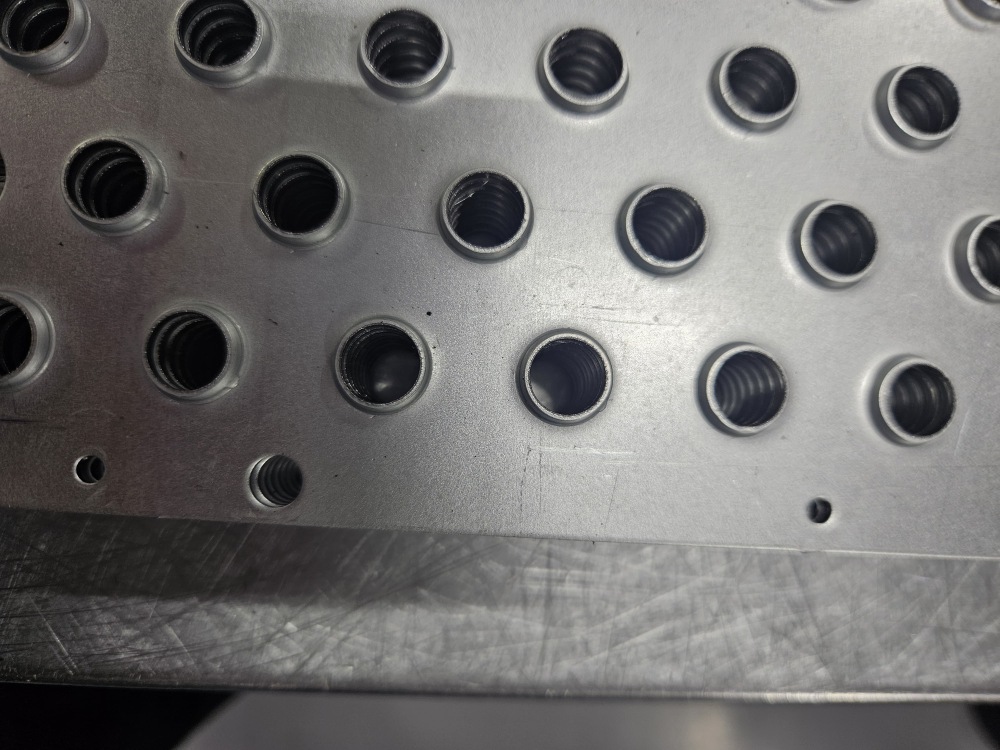
#> input picture Imagens/WhatsApp Image 2025-11-04 at 14.58.31 (2).jpeg, 4000 x 3000 px, found by its file name (shown at 1/4 size)
$ python new.py
#> lines starting #> are read from the running program, lines starting #| are printed output that depends on the picture; after the words box and inside, x2 and y2 are one past the last pixel; in counts of white or black regions, pixels touching at a corner belong together
import cv2
import numpy as np

def identificar_rebarbas_visuais(imagem_path):
    # 1. Carregar imagem
    img = cv2.imread(imagem_path)
#> img is the input picture: shape (3000, 4000, 3); mean B, G, R 113.8, 114.9, 116.1
    if img is None:
        print("Erro: Imagem não encontrada.")
        return

    # Redimensionar (Mantendo a lógica que você já usa)
    h, w = img.shape[:2]
#> h = 3000; w = 4000
    if h > 800:
        fator = 800 / h
#> fator = 0.267
        img = cv2.resize(img, (0, 0), fx=fator, fy=fator)
#> img: shape (800, 1067, 3)

    # Converter para cinza
    gray = cv2.cvtColor(img, cv2.COLOR_BGR2GRAY)

    # 2. CALCULAR A VARIÂNCIA LOCAL (Sua lógica original)
    ksize = (3, 3)
    gray_float = gray.astype(np.float32)

    blur = cv2.blur(gray_float, ksize)
    blur_sq = cv2.blur(gray_float ** 2, ksize)
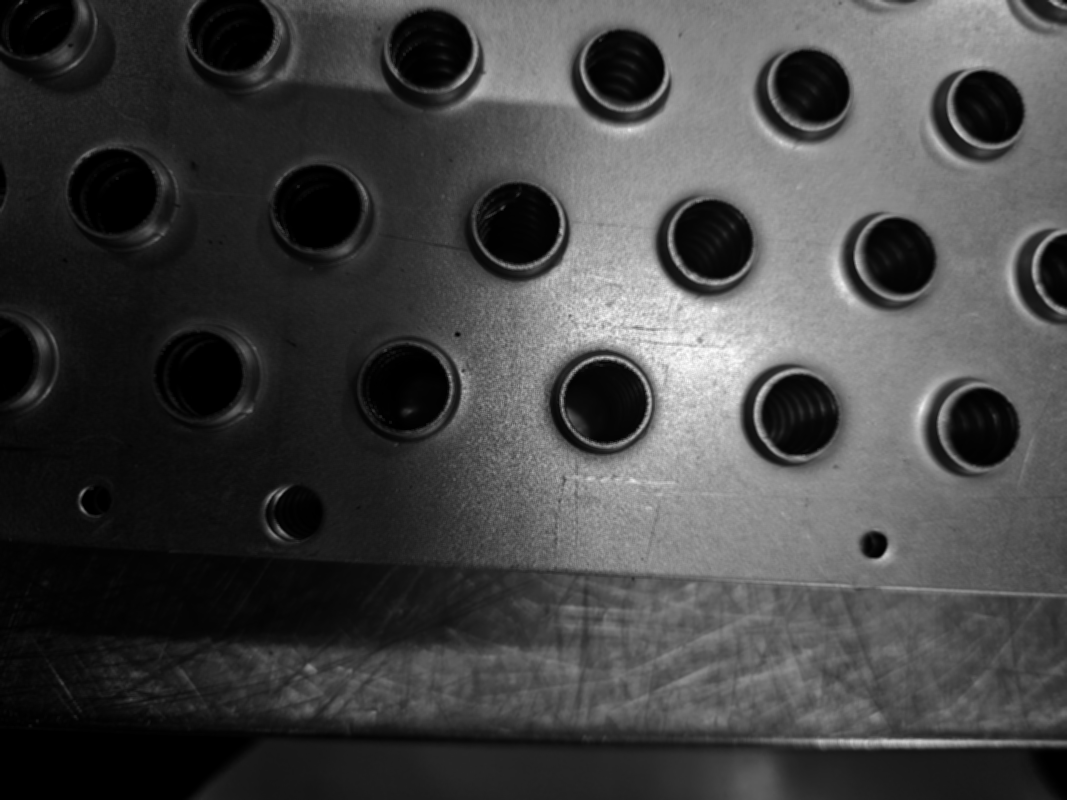
#> blur_sq: shape (800, 1067) float32; min 0.778, max 61952.9, mean 16618.5; drawn with min black and max white
    variance = blur_sq - (blur ** 2)
    sigma = np.sqrt(np.maximum(variance, 0))

    # Normalizar para 0-255
    sigma_norm = cv2.normalize(sigma, None, 0, 255, cv2.NORM_MINMAX)
    sigma_uint8 = np.uint8(sigma_norm)

    # --- AQUI COMEÇA A ALTERAÇÃO PARA IDENTIFICAR ---

    # 3. Segmentar o "Vermelho Forte"
    # No seu mapa de calor, o vermelho aparece onde a textura é muito alta.
    # Vamos definir que "Vermelho" é qualquer valor de textura acima de 150 (ajustável).
    LIMIAR_REBARBA = 150
    _, mascara_defeitos = cv2.threshold(sigma_uint8, LIMIAR_REBARBA, 255, cv2.THRESH_BINARY)
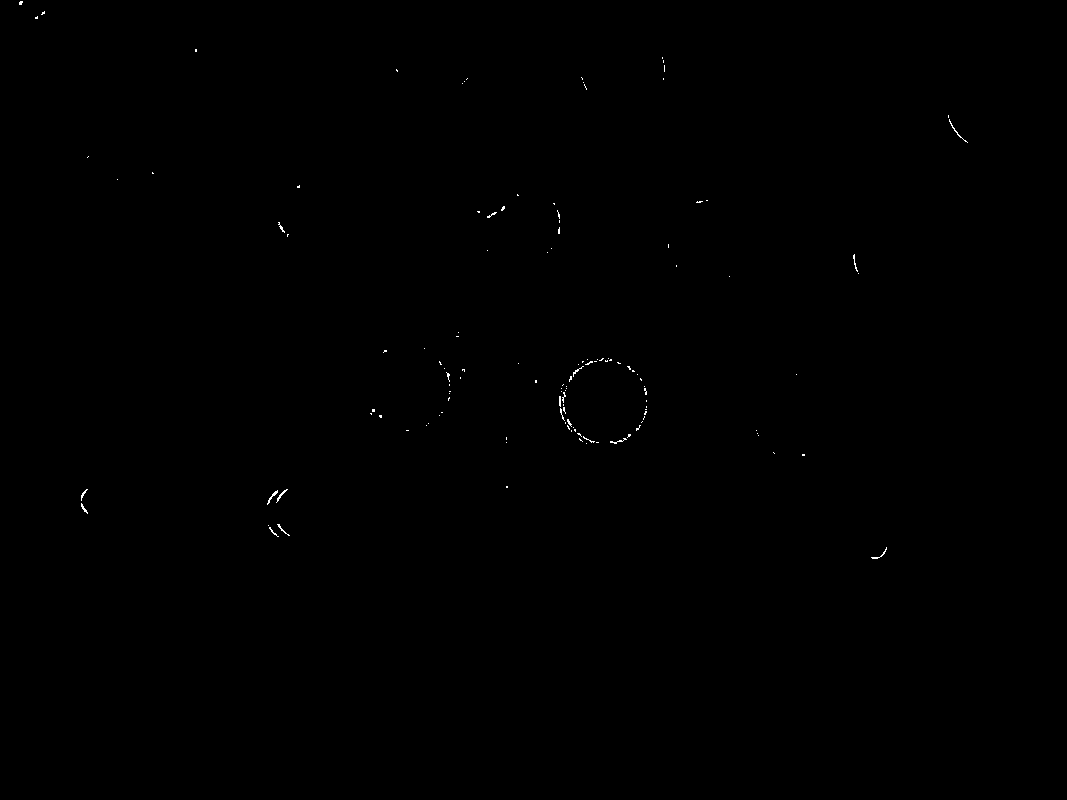
#> mascara_defeitos: shape (800, 1067); 0.11% white in thin lines or dots, all inside (x1, y1, x2, y2) = (19, 1, 968, 559)

    # Limpeza de ruído (remove pontinhos isolados que não são rebarba real)
    kernel = np.ones((3,3), np.uint8)
    mascara_defeitos = cv2.morphologyEx(mascara_defeitos, cv2.MORPH_OPEN, kernel)
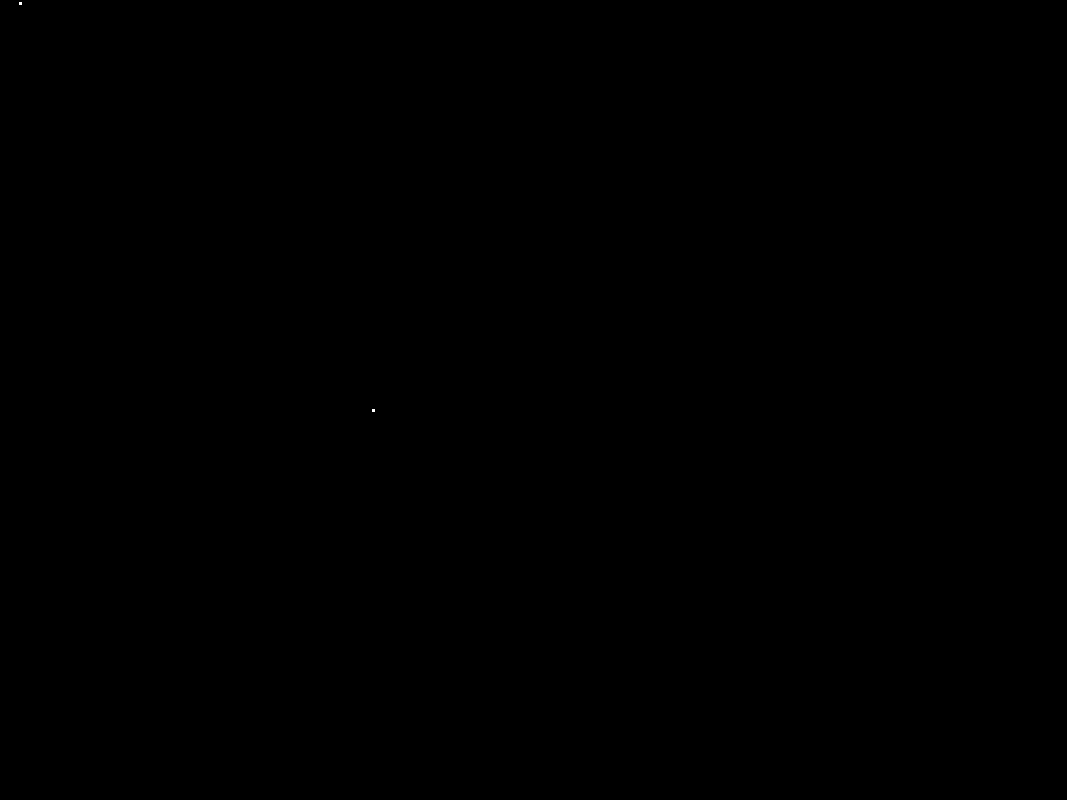
#> mascara_defeitos: shape (800, 1067); 0% white in thin lines or dots, all inside (x1, y1, x2, y2) = (19, 2, 375, 412)

    # Dilatação (conecta partes próximas da mesma rebarba para formar um bloco só)
    mascara_defeitos = cv2.dilate(mascara_defeitos, kernel, iterations=2)
#> mascara_defeitos: shape (800, 1067); 0.01% white; 2 white regions

    # 4. Encontrar onde estão esses defeitos
    contornos, _ = cv2.findContours(mascara_defeitos, cv2.RETR_EXTERNAL, cv2.CHAIN_APPROX_SIMPLE)
#> contornos = 2 contours; box (x1, y1, x2, y2) and area: (370, 407, 377, 414) 36, (17, 0, 24, 7) 36

    img_final = img.copy()
    total_rebarbas = 0

    print(f"Analisando contornos de textura...")

    for cnt in contornos:
        area = cv2.contourArea(cnt)

        # Filtro de Tamanho: Ignora sujeira muito pequena (ajuste conforme necessário)
        if area > 20:
            # Pega o retângulo que envolve a rebarba
            x, y, w_rect, h_rect = cv2.boundingRect(cnt)

            # Desenha um retângulo VERMELHO na imagem original
            cv2.rectangle(img_final, (x, y), (x + w_rect, y + h_rect), (0, 0, 255), 2)

            # Escreve "Defeito"
            cv2.putText(img_final, "REBARBA", (x, y - 5), cv2.FONT_HERSHEY_SIMPLEX, 0.5, (0, 0, 255), 1)
            total_rebarbas += 1
#> this loop made 2 passes
#> (cnt, area, x, y, w_rect, h_rect, total_rebarbas) on passes 1 to 2: ([[370, 407], [370, 413], [376, 413], [376, 407]], 36, 370, 407, 7, 7, 1), ([[17, 0], [17, 6], [23, 6], [23, 0]], 36, 17, 0, 7, 7, 2)
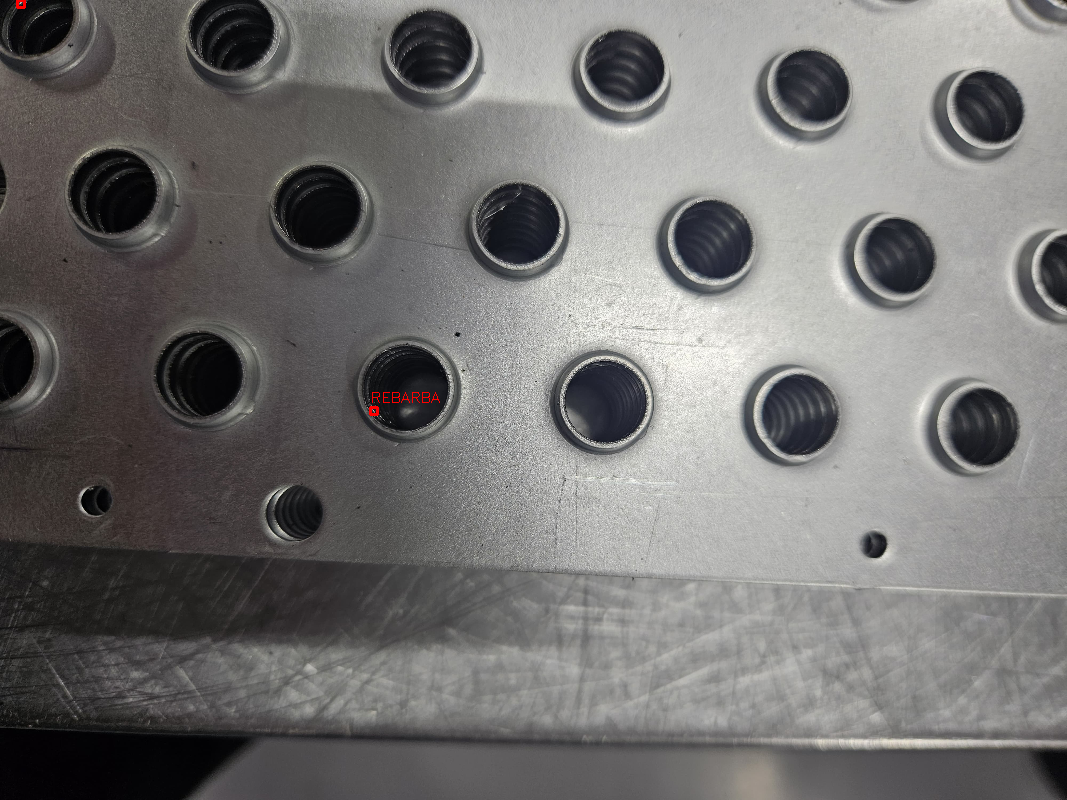
#> img_final: shape (800, 1067, 3); mean B, G, R 113.7, 114.8, 116.1
#> after the loop, total_rebarbas = 2

    # 5. Visualização (Mapa de Calor + Resultado Final)
    # Gera o mapa colorido apenas para comparação visual
    heatmap = cv2.applyColorMap(sigma_uint8, cv2.COLORMAP_JET)
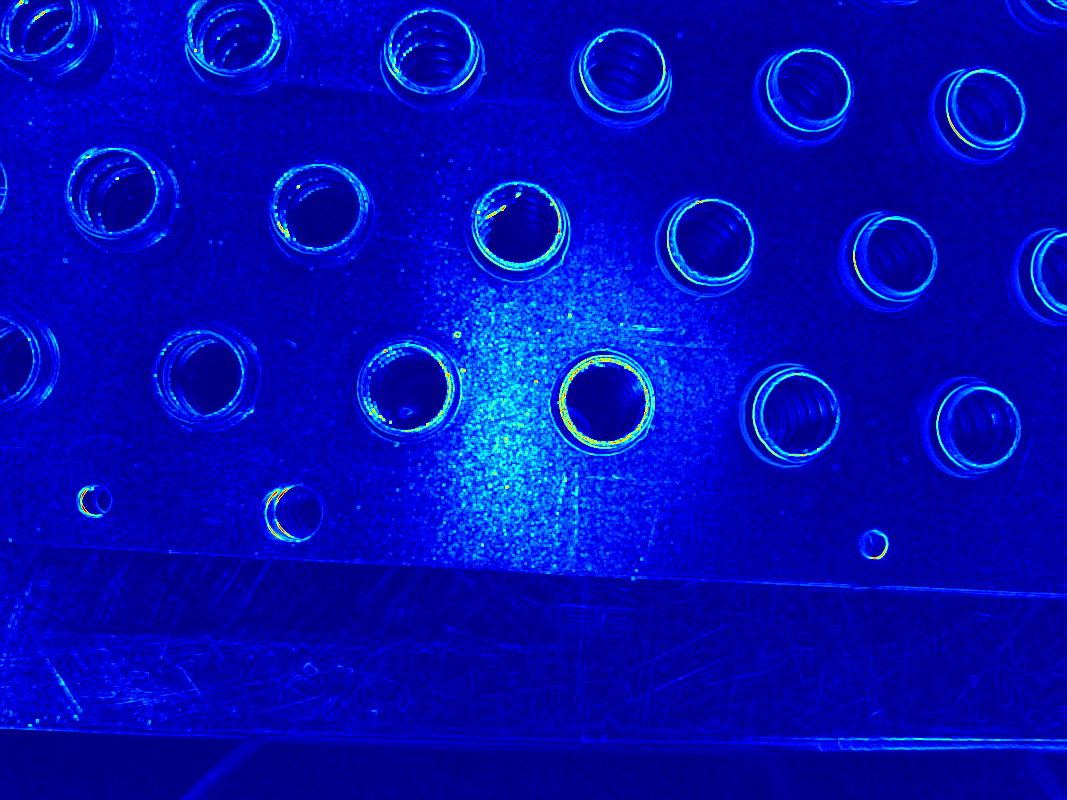
#> heatmap: shape (800, 1067, 3); mean B, G, R 180.6, 11.6, 0.8

    print(f"Total de rebarbas identificadas: {total_rebarbas}")
#| Total de rebarbas identificadas: 2

    cv2.imshow("1. Mapa de Calor (O que o PC ve)", heatmap)
    cv2.imshow("2. Identificacao Final", img_final)

    print("Pressione qualquer tecla para sair.")
    cv2.waitKey(0)
    cv2.destroyAllWindows()

# --- EXECUÇÃO ---
# Substitua pelo caminho da sua imagem
caminho_arquivo = '/Users/andreonmagagna/Downloads/midea/Imagens/WhatsApp Image 2025-11-04 at 14.58.31 (2).jpeg'
identificar_rebarbas_visuais(caminho_arquivo)

$ run again, with Imagens/WhatsApp Image 2025-11-04 at 14.58.31 (10).jpeg copied over Imagens/WhatsApp Image 2025-11-04 at 14.58.31 (2).jpeg
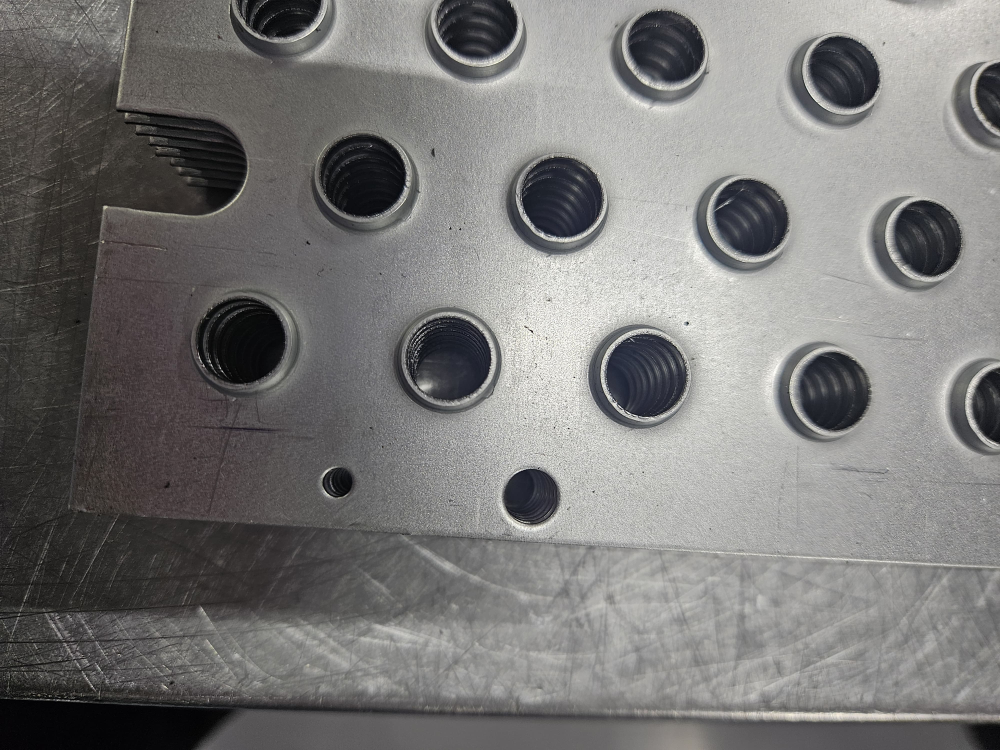
#> input picture Imagens/WhatsApp Image 2025-11-04 at 14.58.31 (10).jpeg, 4000 x 3000 px, found by its file name (shown at 1/4 size)
#> in identificar_rebarbas_visuais, img is the input picture: shape (3000, 4000, 3); mean B, G, R 118.7, 119.9, 120.9
#> img: shape (800, 1067, 3)
#> in identificar_rebarbas_visuais, `_, mascara_defeitos = cv2.threshold(sigma_uint8, LIMIAR_REBARBA, 255, ..`:
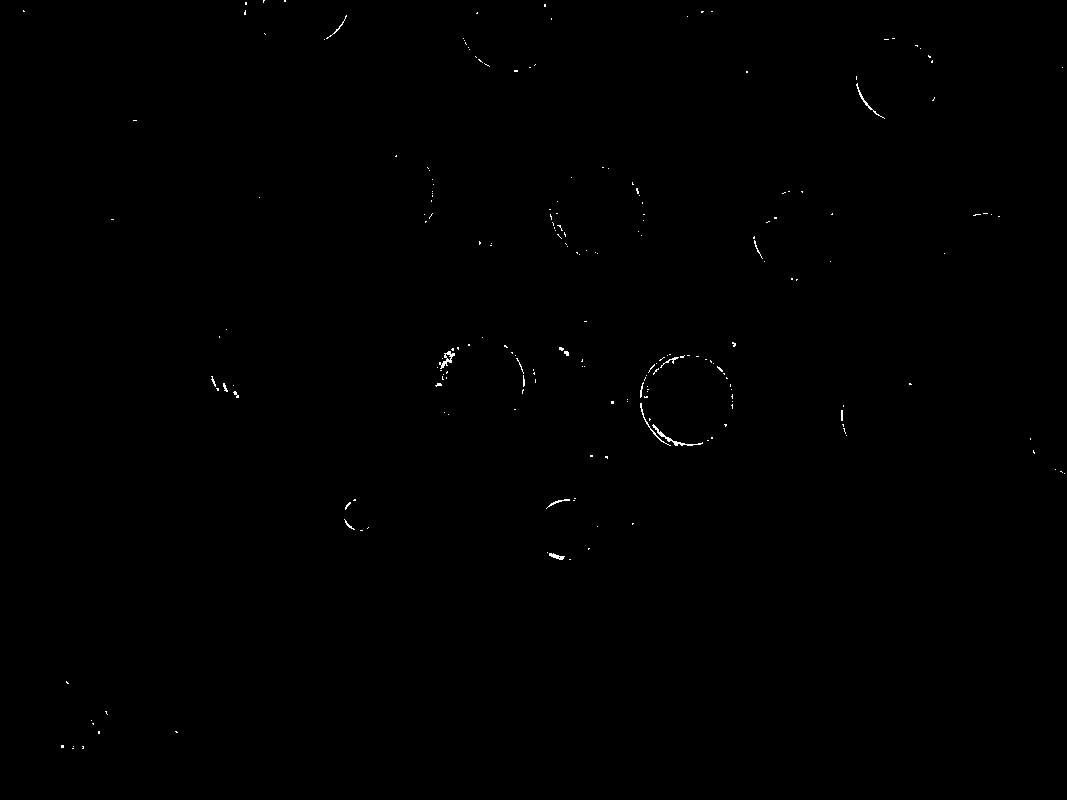
#> mascara_defeitos: shape (800, 1067); 0.18% white in thin lines or dots
#> contornos = 8 contours; box (x1, y1, x2, y2) and area: (439, 349, 457, 370) 202, (657, 430, 680, 448) 159, (547, 551, 566, 562) 134, (557, 345, 571, 358) 95, (435, 381, 443, 388) 42, (59, 743, 66, 750) 36, (609, 399, 616, 406) 36, (232, 390, 239, 397) 36
#> the loop in identificar_rebarbas_visuais, `for cnt in contornos:` made 8 passes
#> (cnt, area, x, y, w_rect, h_rect) on passes 1, 4, 5, 6: ([[59, 743], [59, 749], [65, 749], [65, 743]], 36, 59, 743, 7, 7), ([[609, 399], [609, 405], [615, 405], [615, 399]], 36, 609, 399, 7, 7), ([[232, 390], [232, 396], [238, 396], [238, 390]], 36, 232, 390, 7, 7), ([[435, 381], [435, 387], [442, 387], [442, 381]], 42, 435, 381, 8, 7)
#> after the loop in identificar_rebarbas_visuais, `for cnt in contornos:`: total_rebarbas = 8
#> in identificar_rebarbas_visuais, `heatmap = cv2.applyColorMap(sigma_uint8, cv2.COLORMAP_JET)`:
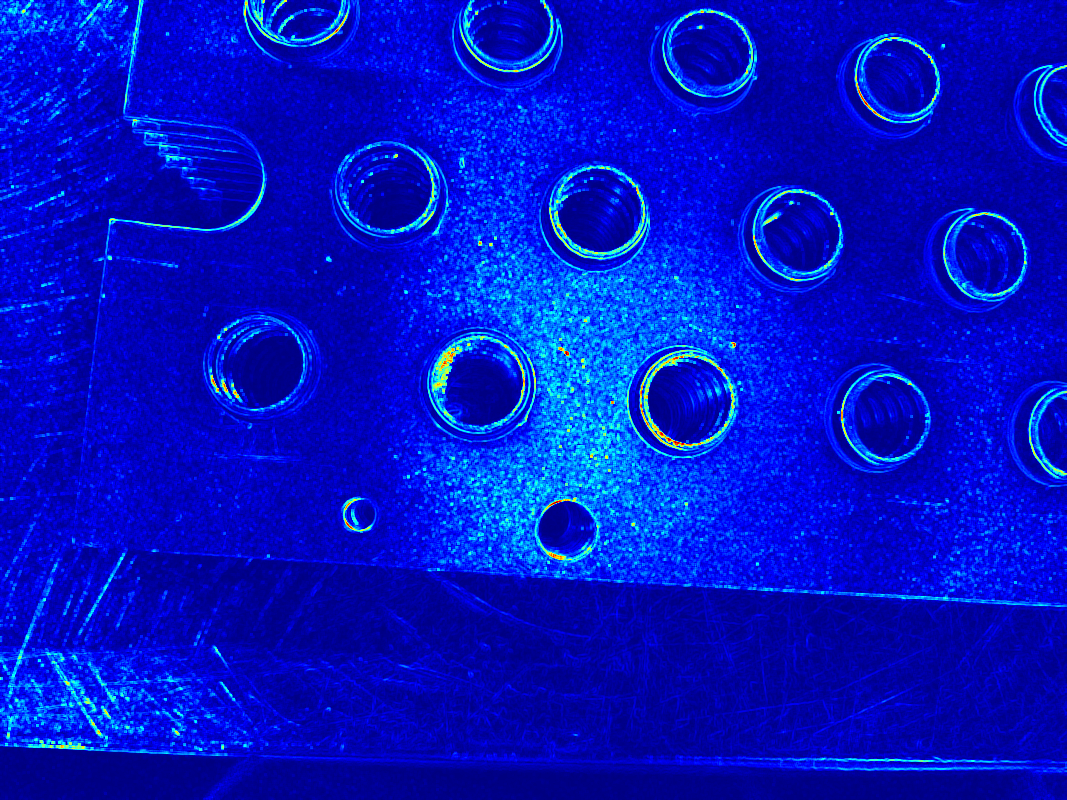
#> heatmap: shape (800, 1067, 3); mean B, G, R 198, 18.8, 1.3
#| Total de rebarbas identificadas: 8
